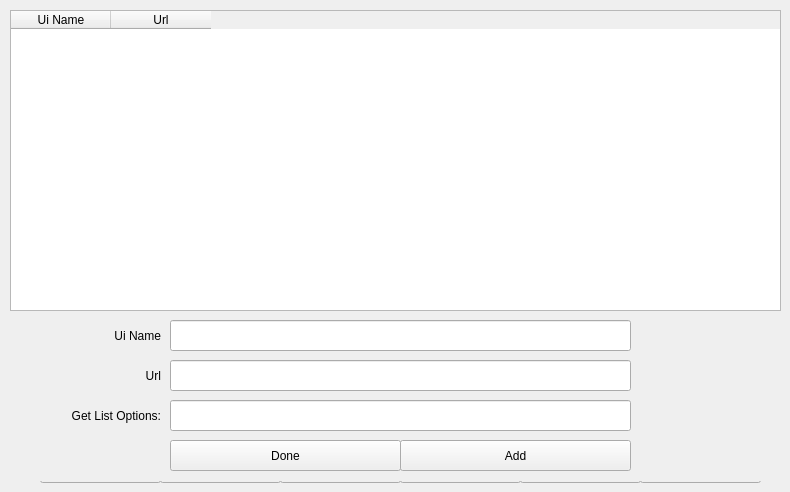
    <widget class="QWidget" name="tabPlayListDownloader">
     <attribute name="title">
      <string>Playlist Downloader</string>
     </attribute>
     <widget class="QPushButton" name="pbPLOptions">
      <property name="geometry">
       <rect>
        <x>400</x>
        <y>450</y>
        <width>121</width>
        <height>33</height>
       </rect>
      </property>
      <property name="text">
       <string>Options</string>
      </property>
     </widget>
     <widget class="QPushButton" name="pbPLChangeTableSize">
      <property name="geometry">
       <rect>
        <x>520</x>
        <y>450</y>
        <width>121</width>
        <height>33</height>
       </rect>
      </property>
      <property name="text">
       <string>Hide</string>
      </property>
     </widget>
     <widget class="QLabel" name="labelPLEnterUrlRange">
      <property name="geometry">
       <rect>
        <x>30</x>
        <y>330</y>
        <width>141</width>
        <height>31</height>
       </rect>
      </property>
      <property name="text">
       <string>Get List Options:</string>
      </property>
      <property name="alignment">
       <set>Qt::AlignRight|Qt::AlignTrailing|Qt::AlignVCenter</set>
      </property>
      <property name="wordWrap">
       <bool>true</bool>
      </property>
     </widget>
     <widget class="QPushButton" name="pbPLDownload">
      <property name="geometry">
       <rect>
        <x>160</x>
        <y>450</y>
        <width>121</width>
        <height>33</height>
       </rect>
      </property>
      <property name="text">
       <string>Download</string>
      </property>
     </widget>
     <widget class="QLineEdit" name="lineEditPLDownloadRange">
      <property name="geometry">
       <rect>
        <x>180</x>
        <y>330</y>
        <width>431</width>
        <height>31</height>
       </rect>
      </property>
     </widget>
     <widget class="QLabel" name="labelPLEnterOptions">
      <property name="geometry">
       <rect>
        <x>30</x>
        <y>370</y>
        <width>141</width>
        <height>31</height>
       </rect>
      </property>
      <property name="text">
       <string>Download Options:</string>
      </property>
      <property name="alignment">
       <set>Qt::AlignRight|Qt::AlignTrailing|Qt::AlignVCenter</set>
      </property>
      <property name="wordWrap">
       <bool>true</bool>
      </property>
     </widget>
     <widget class="QLineEdit" name="lineEditPLUrlOptions">
      <property name="geometry">
       <rect>
        <x>180</x>
        <y>370</y>
        <width>431</width>
        <height>31</height>
       </rect>
      </property>
     </widget>
     <widget class="QPushButton" name="pbPLQuit">
      <property name="geometry">
       <rect>
        <x>640</x>
        <y>450</y>
        <width>121</width>
        <height>33</height>
       </rect>
      </property>
      <property name="text">
       <string>Quit</string>
      </property>
     </widget>
     <widget class="QLabel" name="labelPLEnterUrl">
      <property name="geometry">
       <rect>
        <x>30</x>
        <y>290</y>
        <width>141</width>
        <height>31</height>
       </rect>
      </property>
      <property name="text">
       <string>Enter Playlist URL:</string>
      </property>
      <property name="alignment">
       <set>Qt::AlignRight|Qt::AlignTrailing|Qt::AlignVCenter</set>
      </property>
      <property name="wordWrap">
       <bool>true</bool>
      </property>
     </widget>
     <widget class="QLineEdit" name="lineEditPLUrl">
      <property name="geometry">
       <rect>
        <x>180</x>
        <y>290</y>
        <width>431</width>
        <height>31</height>
       </rect>
      </property>
      <property name="toolTip">
       <string>Enter Playlist Url. To Add Multiple Playlists, Separate Them With A Space Or New Line</string>
      </property>
     </widget>
     <widget class="QTableWidget" name="tableWidgetPl">
      <property name="geometry">
       <rect>
        <x>10</x>
        <y>0</y>
        <width>771</width>
        <height>281</height>
       </rect>
      </property>
      <property name="showGrid">
       <bool>false</bool>
      </property>
      <attribute name="verticalHeaderMinimumSectionSize">
       <number>72</number>
      </attribute>
      <attribute name="verticalHeaderDefaultSectionSize">
       <number>72</number>
      </attribute>
      <column>
       <property name="text">
        <string>Thumbnail</string>
       </property>
      </column>
      <column>
       <property name="text">
        <string>Url To Download</string>
       </property>
      </column>
     </widget>
     <widget class="QPushButton" name="pbPLGetList">
      <property name="geometry">
       <rect>
        <x>280</x>
        <y>450</y>
        <width>121</width>
        <height>33</height>
       </rect>
      </property>
      <property name="text">
       <string>Get List</string>
      </property>
     </widget>
     <widget class="QPushButton" name="pbPLCancel">
      <property name="geometry">
       <rect>
        <x>40</x>
        <y>450</y>
        <width>121</width>
        <height>33</height>
       </rect>
      </property>
      <property name="text">
       <string>Cancel</string>
      </property>
     </widget>
     <widget class="QComboBox" name="cbEngineTypePD">
      <property name="geometry">
       <rect>
        <x>180</x>
        <y>410</y>
        <width>431</width>
        <height>31</height>
       </rect>
      </property>
      <property name="currentText">
       <string notr="true"/>
      </property>
     </widget>
     <widget class="QLabel" name="labelPLEngineName">
      <property name="geometry">
       <rect>
        <x>30</x>
        <y>410</y>
        <width>141</width>
        <height>31</height>
       </rect>
      </property>
      <property name="text">
       <string>Engine Name:</string>
      </property>
      <property name="alignment">
       <set>Qt::AlignRight|Qt::AlignTrailing|Qt::AlignVCenter</set>
      </property>
      <property name="wordWrap">
       <bool>true</bool>
      </property>
     </widget>
     <widget class="QPushButton" name="pbClearArchiveFile">
      <property name="geometry">
       <rect>
        <x>660</x>
        <y>330</y>
        <width>31</width>
        <height>33</height>
       </rect>
      </property>
      <property name="toolTip">
       <string>Clear Internal Archive File</string>
      </property>
      <property name="text">
       <string/>
      </property>
     </widget>
     <widget class="QCheckBox" name="cbUseInternalArchiveFile">
      <property name="geometry">
       <rect>
        <x>700</x>
        <y>330</y>
        <width>21</width>
        <height>31</height>
       </rect>
      </property>
      <property name="toolTip">
       <string>Use Internal Archive File</string>
      </property>
      <property name="text">
       <string/>
      </property>
     </widget>
     <widget class="QPushButton" name="pbPLPasteClipboard">
      <property name="geometry">
       <rect>
        <x>620</x>
        <y>290</y>
        <width>31</width>
        <height>33</height>
       </rect>
      </property>
      <property name="toolTip">
       <string>Paste Clipboard Content</string>
      </property>
      <property name="text">
       <string/>
      </property>
     </widget>
     <widget class="QPushButton" name="pbPLRangeHistory">
      <property name="geometry">
       <rect>
        <x>620</x>
        <y>330</y>
        <width>31</width>
        <height>31</height>
       </rect>
      </property>
      <property name="toolTip">
       <string>Recently Used</string>
      </property>
      <property name="text">
       <string/>
      </property>
     </widget>
     <widget class="QPushButton" name="pbPLOptionsHistory">
      <property name="geometry">
       <rect>
        <x>620</x>
        <y>370</y>
        <width>31</width>
        <height>31</height>
       </rect>
      </property>
      <property name="toolTip">
       <string>Recently Used</string>
      </property>
      <property name="text">
       <string/>
      </property>
     </widget>
     <widget class="QPushButton" name="pbPLDownloadOptions">
      <property name="geometry">
       <rect>
        <x>660</x>
        <y>370</y>
        <width>31</width>
        <height>31</height>
       </rect>
      </property>
      <property name="toolTip">
       <string>Set Download Options</string>
      </property>
      <property name="text">
       <string/>
      </property>
     </widget>
     <widget class="QPushButton" name="pbPlSubscription">
      <property name="geometry">
       <rect>
        <x>660</x>
        <y>290</y>
        <width>31</width>
        <height>33</height>
       </rect>
      </property>
      <property name="toolTip">
       <string>Subscriptions</string>
      </property>
      <property name="text">
       <string/>
      </property>
     </widget>
     <widget class="QWidget" name="widgetPlDownloader" native="true">
      <property name="geometry">
       <rect>
        <x>10</x>
        <y>0</y>
        <width>771</width>
        <height>481</height>
       </rect>
      </property>
      <property name="autoFillBackground">
       <bool>true</bool>
      </property>
      <widget class="QLabel" name="labelPlSubscriptionUiName">
       <property name="geometry">
        <rect>
         <x>0</x>
         <y>320</y>
         <width>151</width>
         <height>31</height>
        </rect>
       </property>
       <property name="text">
        <string>Ui Name</string>
       </property>
       <property name="alignment">
        <set>Qt::AlignRight|Qt::AlignTrailing|Qt::AlignVCenter</set>
       </property>
       <property name="wordWrap">
        <bool>true</bool>
       </property>
      </widget>
      <widget class="QLineEdit" name="lineEditPlSubscriptionUrl">
       <property name="geometry">
        <rect>
         <x>160</x>
         <y>360</y>
         <width>461</width>
         <height>31</height>
        </rect>
       </property>
      </widget>
      <widget class="QLineEdit" name="lineEditPlSubscriptionUiName">
       <property name="geometry">
        <rect>
         <x>160</x>
         <y>320</y>
         <width>461</width>
         <height>31</height>
        </rect>
       </property>
      </widget>
      <widget class="QTableWidget" name="tableWidgetPlDownloaderSubscription">
       <property name="geometry">
        <rect>
         <x>0</x>
         <y>10</y>
         <width>771</width>
         <height>301</height>
        </rect>
       </property>
       <property name="editTriggers">
        <set>QAbstractItemView::NoEditTriggers</set>
       </property>
       <property name="tabKeyNavigation">
        <bool>false</bool>
       </property>
       <property name="showDropIndicator" stdset="0">
        <bool>false</bool>
       </property>
       <property name="selectionMode">
        <enum>QAbstractItemView::NoSelection</enum>
       </property>
       <property name="selectionBehavior">
        <enum>QAbstractItemView::SelectItems</enum>
       </property>
       <property name="gridStyle">
        <enum>Qt::SolidLine</enum>
       </property>
       <attribute name="verticalHeaderDefaultSectionSize">
        <number>30</number>
       </attribute>
       <column>
        <property name="text">
         <string>Ui Name</string>
        </property>
       </column>
       <column>
        <property name="text">
         <string notr="true">Url</string>
        </property>
       </column>
      </widget>
      <widget class="QPushButton" name="pbPlSubscriptionAdd">
       <property name="geometry">
        <rect>
         <x>390</x>
         <y>440</y>
         <width>231</width>
         <height>31</height>
        </rect>
       </property>
       <property name="toolTip">
        <string/>
       </property>
       <property name="text">
        <string>Add</string>
       </property>
      </widget>
      <widget class="QLabel" name="labelPlSubscriptionUrl">
       <property name="geometry">
        <rect>
         <x>0</x>
         <y>360</y>
         <width>151</width>
         <height>31</height>
        </rect>
       </property>
       <property name="text">
        <string>Url</string>
       </property>
       <property name="alignment">
        <set>Qt::AlignRight|Qt::AlignTrailing|Qt::AlignVCenter</set>
       </property>
       <property name="wordWrap">
        <bool>true</bool>
       </property>
      </widget>
      <widget class="QPushButton" name="pbPlSubscriptionDone">
       <property name="geometry">
        <rect>
         <x>160</x>
         <y>440</y>
         <width>231</width>
         <height>31</height>
        </rect>
       </property>
       <property name="toolTip">
        <string/>
       </property>
       <property name="text">
        <string>Done</string>
       </property>
      </widget>
      <widget class="QLineEdit" name="lineEditPlSubscriptionGetListOptions">
       <property name="geometry">
        <rect>
         <x>160</x>
         <y>400</y>
         <width>461</width>
         <height>31</height>
        </rect>
       </property>
      </widget>
      <widget class="QLabel" name="labelPlSubscriptionListOptions">
       <property name="geometry">
        <rect>
         <x>0</x>
         <y>400</y>
         <width>151</width>
         <height>31</height>
        </rect>
       </property>
       <property name="text">
        <string>Get List Options:</string>
       </property>
       <property name="alignment">
        <set>Qt::AlignRight|Qt::AlignTrailing|Qt::AlignVCenter</set>
       </property>
       <property name="wordWrap">
        <bool>true</bool>
       </property>
      </widget>
     </widget>
    </widget>
